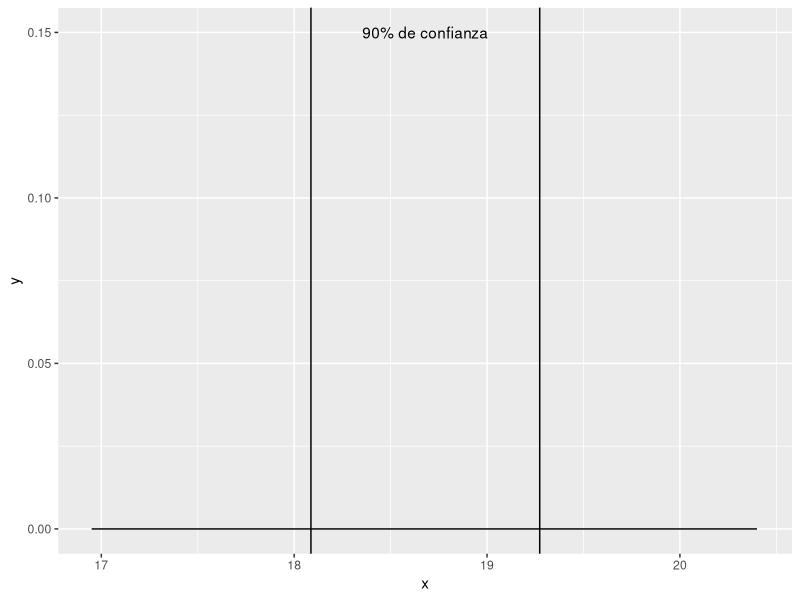
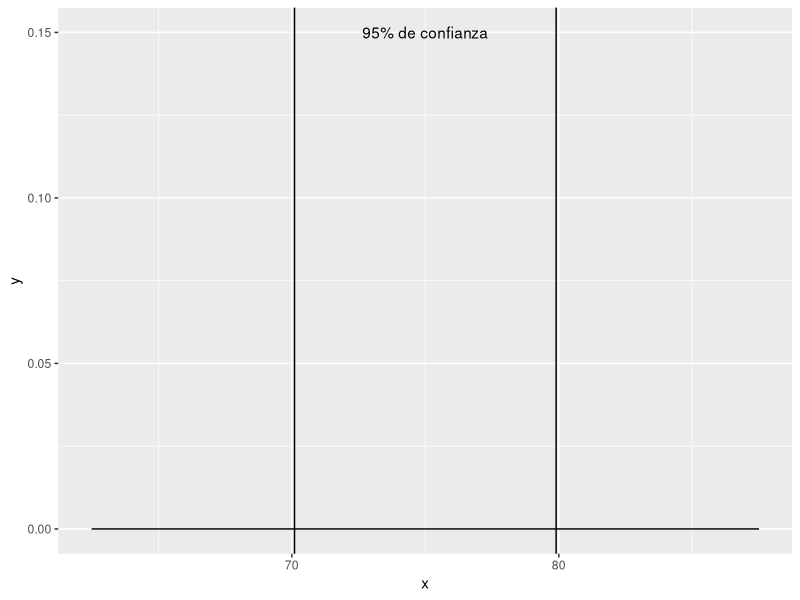

Reproduce these figures in R, in order. (Note: this script raises an error after producing the figures.)

intervalos <- function(media, proporcion, dt, n, confianza, estadistico = "media", CONOCIDA=TRUE){

  library(ggplot2)
  library(gridExtra)

  if(estadistico == "media"){
    
    if(CONOCIDA == TRUE){
# Intervalos de confianza para la media muestral cuando la varianza es conocida

confianza2 <- (1-confianza)/2

tabla <- qnorm(p = confianza2, lower.tail = FALSE)

ME <- tabla*(dt/sqrt(n))

LI <- media - ME
LS <- media + ME } else {

# Intervalos de confianza para la media muestral cuando la varianza es desconocida

gl <- n - 1

confianza2 <- (1-confianza)/2

tabla <- qt(p = confianza2, df = gl, lower.tail = FALSE)

ME <- tabla*(dt/sqrt(n))

LI <- media - ME
LS <- media + ME

}
    
  }
  

  if(estadistico == "proporcion"){
# Intervalos de confianza para la proporcion muestral

dt <- sqrt((proporcion*(1-proporcion))/n)

confianza2 <- (1-confianza)/2

tabla <- qnorm(p = confianza2, lower.tail = FALSE)

ME <- tabla*dt

LI <- proporcion - ME
LS <- proporcion + ME

  }
  
  tablon <- data.frame(
    "Concepto" = c("Nivel de confianza", "Margen de error", "Limite inferior", "Limite superior", "Estadístico"),
    "Datos"=c(confianza, ME, LI, LS, ifelse(estadistico == "proporcion", proporcion, media))
  )
  
  
  tablon$Datos <-  round(tablon$Datos, digits = 4)
  rownames(tablon) <- tablon[,1]
  tablon[,1] <- NULL
  colnames(tablon) <- ""
  
    # Creamos la distribución estándar basados en los datos creados en el paso anterior
  
  if(estadistico == "media"){
    lim_inf_graf <- media - 5*(dt / sqrt(n))
    lim_sup_graf <- media + 5*(dt / sqrt(n))
    x <- seq(from = lim_inf_graf, to = lim_sup_graf, by = 0.05 )
    
    if(CONOCIDA == TRUE){
    y <- dnorm((x - media / (dt / sqrt(n))))} else{
    y <- dt((x - media / (dt / sqrt(n))), df = gl)
    } 
  }
    
    if(estadistico == "proporcion"){
      lim_inf_graf <- proporcion - 5*dt
      lim_sup_graf <- proporcion + 5*dt
      x <- seq(from = lim_inf_graf, to = lim_sup_graf, by = 0.05 )
      y <- dnorm((x - proporcion / dt ))
    }

  
  # Juntamos ambos vectores y hacemos una tabla (data frame). La libreria ggplot solo toma como argumentos arreglos tabulates de este tipo
  df_dist <- data.frame(x=x, y=y)
  
  # Gráfico
  pint <- ggplot(df_dist, aes(x = x, y = y)) +
    geom_line()  +
    geom_vline(xintercept = LI) +
    geom_vline(xintercept = LS) +
    geom_area(mapping = aes(ifelse(x>LI & x<LS,x,0)), fill = "turquoise2", alpha = 0.8) +
    xlim(lim_inf_graf,lim_sup_graf) +
    annotate("text", x = media, y = 0.15, label = paste0(as.character(confianza*100), "% de confianza"))
  
  return(list(Resumen =tablon,pint))

}

# Ejemplo 7.4
intervalos(media = 18.68, dt = 1.69526, n = 24, CONOCIDA = FALSE, confianza = .9, estadistico = "media")
# Ejemplo 7.3
intervalos(media = 75, dt = 20,n = 64, CONOCIDA = TRUE, confianza = .95, estadistico = "media")
# Ejemplo 7.6
intervalos(proporcion = 0.759, n = 344, confianza = .9, estadistico = "proporcion")
